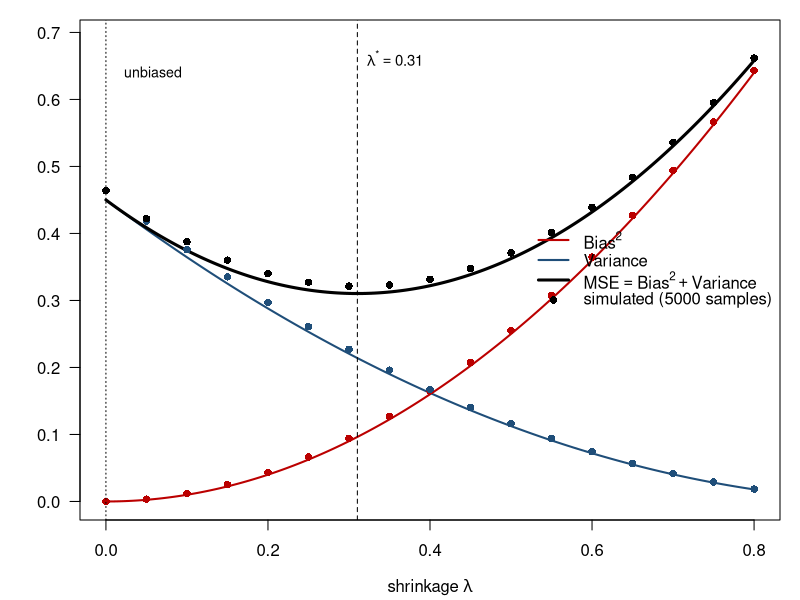

Write R code to recreate this figure.
# Bias-variance tradeoff for a shrinkage estimator of a mean (slides: "Mean squared error").
# X_i ~ N(mu, sigma^2), n draws; estimator theta_hat(lambda) = (1 - lambda) * mean(X).
# Bias = -lambda * mu, Var = (1 - lambda)^2 sigma^2 / n. Run:  Rscript bias_variance.R
set.seed(93)
mu <- 1; sigma <- 3; n <- 20; R <- 5000
lambdas <- seq(0, 0.8, by = 0.05)
xbar <- replicate(R, mean(rnorm(n, mu, sigma)))
sim <- t(sapply(lambdas, function(l) {
  est <- (1 - l) * xbar
  c(bias2 = (mean(est) - mu)^2, var = var(est), mse = mean((est - mu)^2))
}))
lam <- seq(0, 0.8, length.out = 200)
bias2_f <- (lam * mu)^2; var_f <- (1 - lam)^2 * sigma^2 / n; mse_f <- bias2_f + var_f
lstar <- (sigma^2 / n) / (mu^2 + sigma^2 / n)
cat(sprintf("lambda* = %.2f, MSE(unbiased) = %.3f, MSE(lambda*) = %.3f\n",
            lstar, sigma^2 / n, lstar^2 * mu^2 + (1 - lstar)^2 * sigma^2 / n))
pdf("bias_variance.pdf", width = 6.5, height = 3.6, pointsize = 11)
par(mar = c(4, 4, 1, 1))
plot(NA, xlim = range(lambdas), ylim = c(0, max(mse_f) * 1.05), xlab = expression(paste("shrinkage ", lambda)),
     ylab = "", las = 1)
lines(lam, bias2_f, lwd = 2, col = "#bb0000"); lines(lam, var_f, lwd = 2, col = "#1f4e79"); lines(lam, mse_f, lwd = 3)
points(lambdas, sim[, "bias2"], pch = 16, col = "#bb0000"); points(lambdas, sim[, "var"], pch = 16, col = "#1f4e79")
points(lambdas, sim[, "mse"], pch = 16)
abline(v = lstar, lty = 2); abline(v = 0, lty = 3)
text(lstar, max(mse_f), bquote(lambda^"*" == .(round(lstar, 2))), pos = 4, cex = 0.9)
text(0.01, max(mse_f) * 0.97, "unbiased", pos = 4, cex = 0.85)
legend("right", bty = "n", legend = c(expression(Bias^2), "Variance", expression(MSE == Bias^2 + Variance), "simulated (5000 samples)"),
       col = c("#bb0000", "#1f4e79", "black", "black"), lwd = c(2, 2, 3, NA), pch = c(NA, NA, NA, 16))
dev.off()
